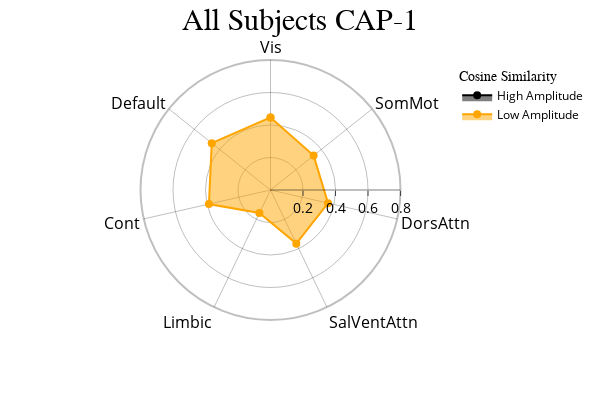
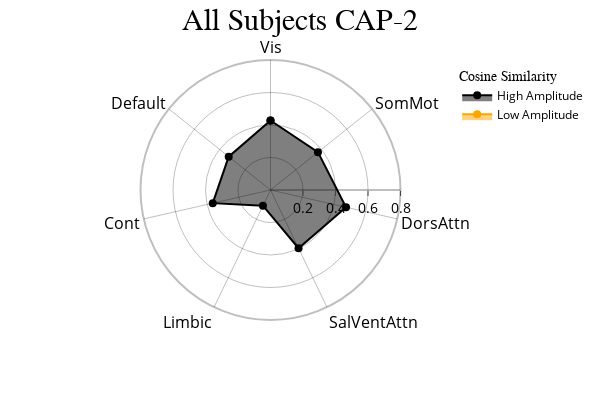
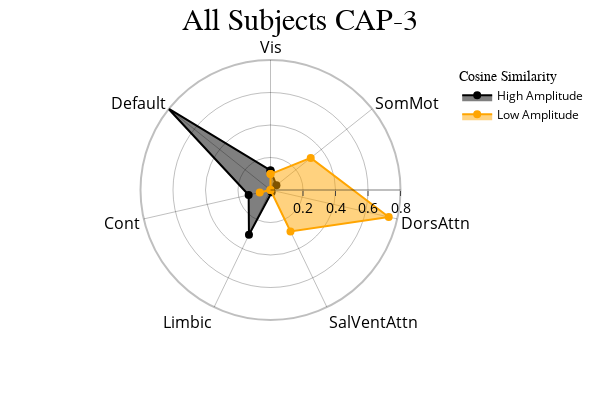

Source (notebook cell) for these figures, in order:
### Markdown cell above
<font size="6">CAPs to Radar Plots </font>

 <font size="3">Radar plots showing the cosine similarity between each network and the positive ("High Amplitude") and negative ("Low Amplitude") activations in each CAP. Since this function assumes that the matrix subjected to kmeans clustering was standardized, "High Amplitude" represents values above the mean (0) and "Low Amplitude" represents values below the mean (0). During calculation of the "Low Amplitude" cosine similarity, the inverse is computed to turn this similarity positive for visualization purposes.</font>

### Code cell
radialaxis = {
    "showline": True,
    "linewidth": 2,
    "linecolor": "rgba(0, 0, 0, 0.25)",
    "gridcolor": "rgba(0, 0, 0, 0.25)",
    "ticks": "outside",
    "tickfont": {"size": 14, "color": "black"},
    "range": [0, 0.8],
    "tickvals": ["", 0.2, "", 0.4, "", 0.6, "", 0.8],
}

legend = {
    "yanchor": "top",
    "y": 0.99,
    "x": 0.99,
    "title_font_family": "Times New Roman",
    "font": {"size": 12, "color": "black"},
}

colors = {"High Amplitude": "black", "Low Amplitude": "orange"}

cap_analysis.caps2radar(
    radialaxis=radialaxis, height=400, width=600, color_discrete_map=colors, legend=legend
)

### Figure 1 — Plotly figure (JSON) as saved in the notebook; plotly's stock layout.template omitted (floating-point values rounded to 4 significant figures)
{"data": [{"fill": "toself", "hovertemplate": "color=High Amplitude<br>r=%{r}<br>Regions=%{theta}<extra></extra>", "legendgroup": "High Amplitude", "line": {"color": "black", "dash": "solid"}, "marker": {"size": 8, "symbol": "circle"}, "mode": "markers+lines", "name": "High Amplitude", "r": [NaN, NaN, NaN, NaN, NaN, NaN, NaN, NaN], "showlegend": true, "subplot": "polar", "theta": ["Vis", "SomMot", "DorsAttn", "SalVentAttn", "Limbic", "Cont", "Default", "Vis"], "type": "scatterpolar"}, {"fill": "toself", "hovertemplate": "color=Low Amplitude<br>r=%{r}<br>Regions=%{theta}<extra></extra>", "legendgroup": "Low Amplitude", "line": {"color": "orange", "dash": "solid"}, "marker": {"size": 8, "symbol": "circle"}, "mode": "markers+lines", "name": "Low Amplitude", "r": [0.4467, 0.3395, 0.3631, 0.3663, 0.1571, 0.3886, 0.4625, 0.4467], "showlegend": true, "subplot": "polar", "theta": ["Vis", "SomMot", "DorsAttn", "SalVentAttn", "Limbic", "Cont", "Default", "Vis"], "type": "scatterpolar"}], "layout": {"height": 400, "legend": {"font": {"color": "black", "size": 12}, "title": {"font": {"family": "Times New Roman"}, "text": "Cosine Similarity"}, "tracegroupgap": 0, "x": 0.99, "y": 0.99, "yanchor": "top"}, "margin": {"t": 60}, "polar": {"angularaxis": {"categoryarray": ["Vis", "SomMot", "DorsAttn", "SalVentAttn", "Limbic", "Cont", "Default", "Vis", "SomMot", "DorsAttn", "SalVentAttn", "Limbic", "Cont", "Default"], "categoryorder": "array", "direction": "clockwise", "gridcolor": "rgba(0, 0, 0, 0.25)", "linecolor": "rgba(0, 0, 0, 0.25)", "linewidth": 2, "rotation": 90, "showline": true, "tickfont": {"color": "black", "size": 16}}, "bgcolor": "white", "domain": {"x": [0, 1], "y": [0, 1]}, "radialaxis": {"gridcolor": "rgba(0, 0, 0, 0.25)", "linecolor": "rgba(0, 0, 0, 0.25)", "linewidth": 2, "range": [0, 0.8], "showline": true, "tickfont": {"color": "black", "size": 14}, "ticks": "outside", "tickvals": ["", 0.2, "", 0.4, "", 0.6, "", 0.8]}}, "showlegend": true, "title": {"font": {"color": "black", "family": "Times New Roman", "size": 30}, "text": "All Subjects CAP-1", "x": 0.5}, "width": 600}}

### Figure 2 — Plotly figure (JSON) as saved in the notebook; plotly's stock layout.template omitted (floating-point values rounded to 4 significant figures)
{"data": [{"fill": "toself", "hovertemplate": "color=High Amplitude<br>r=%{r}<br>Regions=%{theta}<extra></extra>", "legendgroup": "High Amplitude", "line": {"color": "black", "dash": "solid"}, "marker": {"size": 8, "symbol": "circle"}, "mode": "markers+lines", "name": "High Amplitude", "r": [0.428, 0.3736, 0.4767, 0.3978, 0.1074, 0.3646, 0.329, 0.428], "showlegend": true, "subplot": "polar", "theta": ["Vis", "SomMot", "DorsAttn", "SalVentAttn", "Limbic", "Cont", "Default", "Vis"], "type": "scatterpolar"}, {"fill": "toself", "hovertemplate": "color=Low Amplitude<br>r=%{r}<br>Regions=%{theta}<extra></extra>", "legendgroup": "Low Amplitude", "line": {"color": "orange", "dash": "solid"}, "marker": {"size": 8, "symbol": "circle"}, "mode": "markers+lines", "name": "Low Amplitude", "r": [NaN, NaN, NaN, NaN, NaN, NaN, NaN, NaN], "showlegend": true, "subplot": "polar", "theta": ["Vis", "SomMot", "DorsAttn", "SalVentAttn", "Limbic", "Cont", "Default", "Vis"], "type": "scatterpolar"}], "layout": {"height": 400, "legend": {"font": {"color": "black", "size": 12}, "title": {"font": {"family": "Times New Roman"}, "text": "Cosine Similarity"}, "tracegroupgap": 0, "x": 0.99, "y": 0.99, "yanchor": "top"}, "margin": {"t": 60}, "polar": {"angularaxis": {"categoryarray": ["Vis", "SomMot", "DorsAttn", "SalVentAttn", "Limbic", "Cont", "Default", "Vis", "SomMot", "DorsAttn", "SalVentAttn", "Limbic", "Cont", "Default"], "categoryorder": "array", "direction": "clockwise", "gridcolor": "rgba(0, 0, 0, 0.25)", "linecolor": "rgba(0, 0, 0, 0.25)", "linewidth": 2, "rotation": 90, "showline": true, "tickfont": {"color": "black", "size": 16}}, "bgcolor": "white", "domain": {"x": [0, 1], "y": [0, 1]}, "radialaxis": {"gridcolor": "rgba(0, 0, 0, 0.25)", "linecolor": "rgba(0, 0, 0, 0.25)", "linewidth": 2, "range": [0, 0.8], "showline": true, "tickfont": {"color": "black", "size": 14}, "ticks": "outside", "tickvals": ["", 0.2, "", 0.4, "", 0.6, "", 0.8]}}, "showlegend": true, "title": {"font": {"color": "black", "family": "Times New Roman", "size": 30}, "text": "All Subjects CAP-2", "x": 0.5}, "width": 600}}

### Figure 3 — Plotly figure (JSON) as saved in the notebook; plotly's stock layout.template omitted (floating-point values rounded to 4 significant figures)
{"data": [{"fill": "toself", "hovertemplate": "color=High Amplitude<br>r=%{r}<br>Regions=%{theta}<extra></extra>", "legendgroup": "High Amplitude", "line": {"color": "black", "dash": "solid"}, "marker": {"size": 8, "symbol": "circle"}, "mode": "markers+lines", "name": "High Amplitude", "r": [0.1206, 0.04676, 0.003136, 0.01619, 0.3055, 0.1379, 0.8088, 0.1206], "showlegend": true, "subplot": "polar", "theta": ["Vis", "SomMot", "DorsAttn", "SalVentAttn", "Limbic", "Cont", "Default", "Vis"], "type": "scatterpolar"}, {"fill": "toself", "hovertemplate": "color=Low Amplitude<br>r=%{r}<br>Regions=%{theta}<extra></extra>", "legendgroup": "Low Amplitude", "line": {"color": "orange", "dash": "solid"}, "marker": {"size": 8, "symbol": "circle"}, "mode": "markers+lines", "name": "Low Amplitude", "r": [0.09796, 0.3165, 0.7463, 0.2835, 0.0, 0.06778, 0.0007722, 0.09796], "showlegend": true, "subplot": "polar", "theta": ["Vis", "SomMot", "DorsAttn", "SalVentAttn", "Limbic", "Cont", "Default", "Vis"], "type": "scatterpolar"}], "layout": {"height": 400, "legend": {"font": {"color": "black", "size": 12}, "title": {"font": {"family": "Times New Roman"}, "text": "Cosine Similarity"}, "tracegroupgap": 0, "x": 0.99, "y": 0.99, "yanchor": "top"}, "margin": {"t": 60}, "polar": {"angularaxis": {"categoryarray": ["Vis", "SomMot", "DorsAttn", "SalVentAttn", "Limbic", "Cont", "Default", "Vis", "SomMot", "DorsAttn", "SalVentAttn", "Limbic", "Cont", "Default"], "categoryorder": "array", "direction": "clockwise", "gridcolor": "rgba(0, 0, 0, 0.25)", "linecolor": "rgba(0, 0, 0, 0.25)", "linewidth": 2, "rotation": 90, "showline": true, "tickfont": {"color": "black", "size": 16}}, "bgcolor": "white", "domain": {"x": [0, 1], "y": [0, 1]}, "radialaxis": {"gridcolor": "rgba(0, 0, 0, 0.25)", "linecolor": "rgba(0, 0, 0, 0.25)", "linewidth": 2, "range": [0, 0.8], "showline": true, "tickfont": {"color": "black", "size": 14}, "ticks": "outside", "tickvals": ["", 0.2, "", 0.4, "", 0.6, "", 0.8]}}, "showlegend": true, "title": {"font": {"color": "black", "family": "Times New Roman", "size": 30}, "text": "All Subjects CAP-3", "x": 0.5}, "width": 600}}
